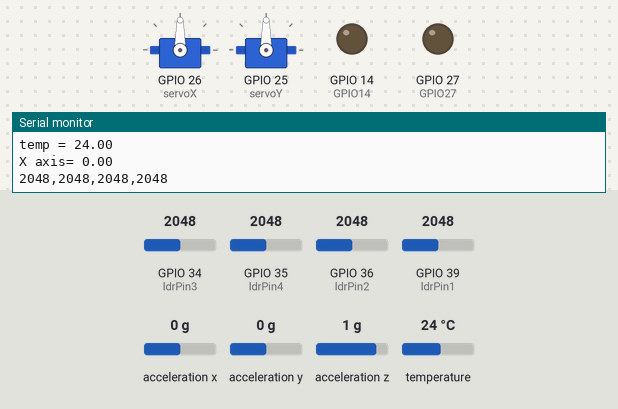
Bench run of a sketch on a simulated ESP32. On the bench: 2 × servo, output pins drawn as LEDs (lit = HIGH), the last lines printed to the serial monitor. The inputs (shaded band) are chosen by the test bench; at power-on: GPIO 35 (ldrPin4) = 2048, GPIO 36 (ldrPin2) = 2048, GPIO 39 (ldrPin1) = 2048, GPIO 34 (ldrPin3) = 2048, acceleration x 0 g, acceleration y 0 g, acceleration z 1 g, temperature 24 °C.

Above: at 2.9 s.
3.0 s: GPIO 35 (ldrPin4) set to 2076
At 9.2 s:
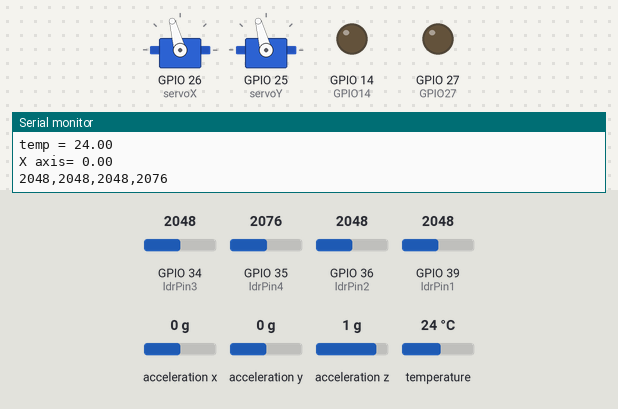
9.4 s: GPIO 36 (ldrPin2) set to 2074
At 10.3 s:
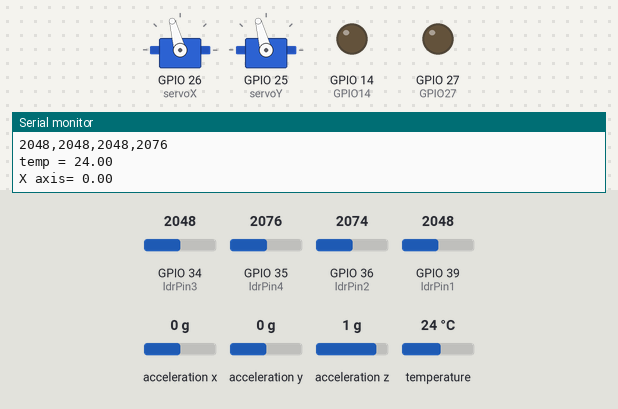
12.3 s: GPIO 39 (ldrPin1) set to 2086
At 18.4 s:
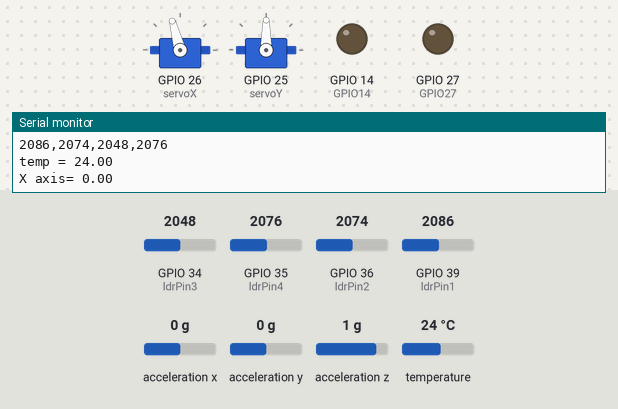
18.7 s: GPIO 35 (ldrPin4) set to 2866
At 24.5 s:
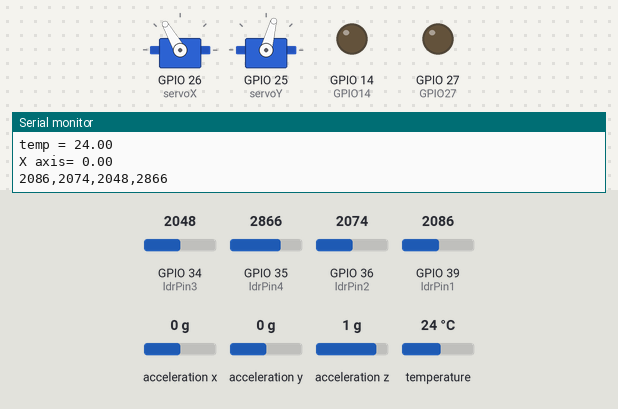
25.1 s: GPIO 34 (ldrPin3) set to 2866
31.5 s: GPIO 34 (ldrPin3) set to 1228
Timing chart, 0 to 44.8 s (numbered marks = the images above; inputs shaded):
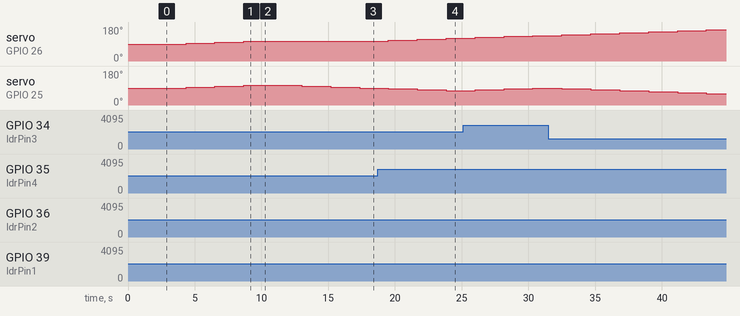

Measured:
- the behaviour switches between 2050 and 2051 on GPIO 35 (ldrPin4) (found by bisection; images 0 and 1)
- the behaviour switches between 2050 and 2051 on GPIO 39 (ldrPin1) (found by bisection; images 2 and 3)
- after the input at 3.0 s, servo on GPIO 26 (servoX), servo on GPIO 25 (servoY): 90° → 95° after 1.3 s, → 100° 2.2 s later, → 105° 2.2 s later
- after the input at 9.4 s, servo on GPIO 26 (servoX), servo on GPIO 25 (servoY): stays 105° (without the input it goes to 110° after 1.4 s)
- after the input at 12.3 s, servo on GPIO 25 (servoY): 105° → 100° after 0.71 s, → 95° 2.2 s later, → 90° 2.2 s later
- after the input at 18.7 s, servo on GPIO 26 (servoX): 105° → 110° after 0.81 s, → 115° 2.2 s later, → 120° 2.2 s later

The sketch:

SolarTracker_with_Cooling_system.ino
```cpp
#include <ESP32Servo.h>
#include <OneWire.h>  // include OneWire library for DS18B20 sensor
#include <DallasTemperature.h> // include DallasTemperature library for DS18B20 sensor
#include <Wire.h> // include Wire library for ADXL345 sensor
#include <Adafruit_Sensor.h> // include Adafruit_Sensor library for MPU6050 sensor
#include <Adafruit_ADXL345_U.h> // include Adafruit_MPU6050_U library for MPU6050 sensor

// Define the pins used for each sensor
#define ONE_WIRE_BUS 17 // Data pin for DS18B20
#define ADXL345_SDA 21 // Serial Data pin for ADXL345
#define ADXL345_SCL 22 // Serial Clock pin for ADXL345
#define GPIO27 27 // Output pin for positive gravity signal
#define GPIO14 14 // Output pin for negative gravity signal

// Initialize the libraries and sensors
OneWire oneWire(ONE_WIRE_BUS);
DallasTemperature ds18b20(&oneWire);
Adafruit_ADXL345_Unified adxl = Adafruit_ADXL345_Unified(12345);

Servo servoX;
Servo servoY;

int ldrPin1 = 39; // connect LDR1 to pin 32
int ldrPin2 = 36; // connect LDR2 to pin 33
int ldrPin3 = 34; // connect LDR3 to pin 34
int ldrPin4 = 35; // connect LDR4 to pin 35
int tm=0;
void setup() {
  //  pinMode(ldrPin1, INPUT);
  //  pinMode(ldrPin2, INPUT);
  //  pinMode(ldrPin3, INPUT);
  //  pinMode(ldrPin4, INPUT);
  Serial.begin(115200); // Start serial communication
  pinMode(GPIO27, OUTPUT); // Set GPIO27 as output
  pinMode(GPIO14, OUTPUT); // Set GPIO14 as output
  ds18b20.begin(); // Start DS18B20 sensor
 Wire.begin(ADXL345_SDA, ADXL345_SCL); // Start I2C communication for ADXL345 sensor
  adxl.begin(); // Start ADXL345 sensor
  servoX.attach(26); // attach servoX to pin 4
  servoY.attach(25); // attach servoY to pin 5
  servoX.write(90); // set servoX to initial position
  servoY.write(90); // set servoY to initial position
}

void loop() {
  int ldrValue1 = analogRead(ldrPin1);
  int ldrValue2 = analogRead(ldrPin2);
  int ldrValue3 = analogRead(ldrPin3);
  int ldrValue4 = analogRead(ldrPin4);
  Serial.print(ldrValue1);
  Serial.print(",");
  Serial.print(ldrValue2);
  Serial.print(",");
  Serial.print(ldrValue3);
  Serial.print(",");
  Serial.println(ldrValue4);
  float angleX = servoX.read();
  float angleY = servoY.read();

  if (ldrValue2 > ldrValue4 && ldrValue2 - ldrValue4 > 2) {
      servoX.write(angleX - 5);
  }
  else if (ldrValue2 < ldrValue4 && ldrValue4 - ldrValue2 > 2) {
    servoX.write(angleX + 5);
  }
  if (ldrValue1 > ldrValue3 && ldrValue1 - ldrValue3 > 2) {
      servoY.write(angleY - 5);
  }
  else if (ldrValue2 < ldrValue4 && ldrValue4 - ldrValue2 > 2) {
     servoY.write(angleY + 5);
  }
  tm++;
  if(tm==1){
    tm=0;
  ds18b20.requestTemperatures(); // Get the temperature value from DS18B20 sensor
  float tempC = ds18b20.getTempCByIndex(0); // Store the temperature value in Celsius
  Serial.print("temp = ");
  Serial.println(tempC);
  sensors_event_t event; // Create an event object for ADXL345 sensor
  adxl.getEvent(&event); // Get the event data from ADXL345 sensor
  float xGravity = event.acceleration.x; // Store the X-axis gravity value
  Serial.print("X axis= ");
  Serial.println(xGravity);
  if (tempC > 25) { // Check if temperature is greater than 25 degrees Celsius
    if (xGravity >= 15.4 && xGravity <=19.88) { // Check if X-axis gravity is greater than or equal to 0
      digitalWrite(GPIO27, HIGH); // Send positive gravity signal
      digitalWrite(GPIO14, LOW); // Turn off negative gravity signal
    } else if (xGravity <= 13.4 && xGravity >=8.70) { // Check if X-axis gravity is less than 0 and greater than -10
        digitalWrite(GPIO14, HIGH); // Send negative gravity signal
      digitalWrite(GPIO27, LOW); // Turn off positive gravity signal
    }
    else { // If temperature is less than or equal to 25 degrees Celsius
      digitalWrite(GPIO27, LOW); // Turn off positive gravity signal
      digitalWrite(GPIO14, LOW); // Turn off negative gravity signal
    }
  }
  else { // If temperature is less than or equal to 25 degrees Celsius
    digitalWrite(GPIO27, LOW); // Turn off positive gravity signal
    digitalWrite(GPIO14, LOW); // Turn off negative gravity signal
  }
  }
  delay(1400);

}
```
